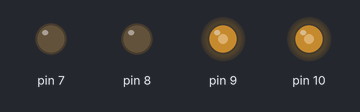
A sketch run on a simulated Arduino Uno, built with avr-gcc and run on an emulated ATmega328P. Parts: output pins drawn as LEDs (lit = HIGH).

Above: at 0.05 s.
At 2.0 s:
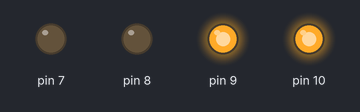
At 2.95 s:
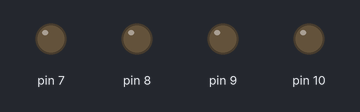
At 3.95 s:
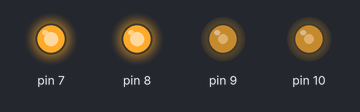
Timing chart, 0 to 5.2 s (numbered marks = the images above):
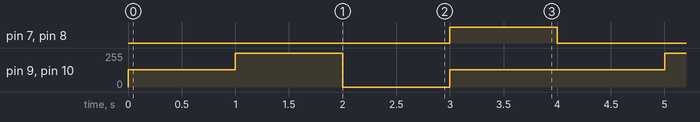

The sketch:

motor-test.ino
```cpp
#include <Wire.h>
#include <CytronMotorDriver.h>

#define PWM_RIGHT 10 //bleu
#define PWM_LEFT 9 //vert

#define DIR_RIGHT 7 //marron
#define DIR_LEFT 8 //orange

CytronMD motor_right(PWM_DIR, PWM_RIGHT, DIR_RIGHT);  // PWM 1 = Pin 3, DIR 1 = Pin 4.
CytronMD motor_left(PWM_DIR, PWM_LEFT, DIR_LEFT);  // PWM 1 = Pin 3, DIR 1 = Pin 4.
void setup() {
  Serial.begin(9600);
  //Wire.begin(ADDR_ARDUINO);//adresse i2c en 8
  //Wire.onReceive(recv);

}
bool isBetween(int min, int val, int max)
{
    if(val < min || val > max)
       return false;
    return true;
}
void loop() {
  motor_right.setSpeed(128);   // Motor 1 runs forward at 50% speed.
  motor_left.setSpeed(128);   // Motor 1 runs forward at 50% speed.
  delay(1000);

  motor_right.setSpeed(255);   // Motor 1 runs forward at full speed.
  motor_left.setSpeed(255);   // Motor 1 runs forward at 50% speed.
  delay(1000);

  motor_right.setSpeed(0);     // Motor 1 stops.
  motor_left.setSpeed(0);
  delay(1000);

  motor_right.setSpeed(-128);  // Motor 1 runs backward at 50% speed.
  motor_left.setSpeed(-128);  // Motor 1 runs backward at 50% speed.
  delay(1000);


}
```

CytronMotorDriver.h
```cpp
#ifndef CYTRON_MOTOR_DRIVER_H
#define CYTRON_MOTOR_DRIVER_H

#include <Arduino.h>
#include <stdint.h>


enum MODE {
  PWM_DIR,
  PWM_PWM,
};


class CytronMD
{
  public:
    CytronMD(MODE mode, uint8_t pin1, uint8_t pin2);
    void setSpeed(int16_t speed);

  protected:
    MODE _mode;
  	uint8_t _pin1;
    uint8_t _pin2;
};


/* class CytronMD10C : public CytronMD
{
  public:
    CytronMD10C(uint8_t pwmPin, uint8_t dirPin) : CytronMD(PWM_DIR, pwmPin, dirPin) {};
};


class CytronMD13S : public CytronMD
{
  public:
    CytronMD13S(uint8_t pwmPin, uint8_t dirPin) : CytronMD(PWM_DIR, pwmPin, dirPin) {};
}; */

#endif
```

Measured:
- by itself, pin 7, pin 8: alternates HIGH for 1.0 s and LOW for 3.0 s
- by itself, pin 9, pin 10: repeats every 4.0 s: 255/255 1.0 s, 0/255 1.0 s, 128/255 2.0 s
